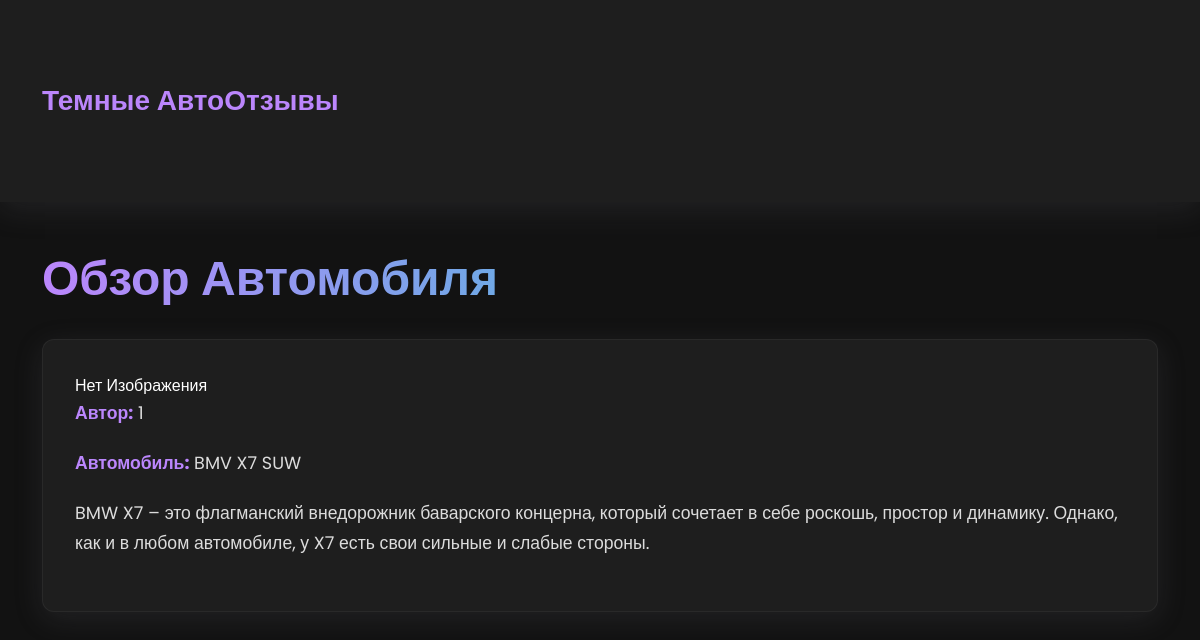
The page /car_review/1/ on the database its author committed.
### test_project/models.py (models this page shows, shortened)
class CarReview(models.Model):
    contents = models.TextField(default=0)  # Текст обзора
    likes = models.IntegerField(default=0)
    dislikes = models.IntegerField(default=0)
    author_id = models.IntegerField(default=0)  # ID пользователя, который написал обзор
    car = models.ForeignKey(Car, on_delete=models.DO_NOTHING, null=True)  # ID авто, к которому относится обзор

class Car(models.Model):
    description = models.CharField(max_length=255, blank=True, null=True)  # Описание авто
    car_brand = models.CharField(max_length=255)  # Марка авто
    car_body = models.CharField(max_length=255)  # Кузов авто
    horse_power = models.IntegerField()  # Количество лошадей
    car_drive = models.CharField(max_length=255)  # Привод авто
    tax = models.FloatField(default=0)  # Налог авто
    user = models.CharField(max_length=255)  # Пользователь, который создал

### test_project/views.py (the view)
# urls.py: path('car_review/<int:review_id>/', views.car_review_detail, name='car_review_detail'),
def car_review_detail(request, review_id):
    review = get_object_or_404(CarReview, pk=review_id)
    return render(request, 'car_review_detail.html', {'review': review})

### templates/car_review_detail.html (shortened to what this page needs)
<!DOCTYPE html>
<html lang="en">
<head>
    <link href="https://cdn.jsdelivr.net/npm/bootstrap@5.3.2/dist/css/bootstrap.min.css" rel="stylesheet">
</head>
<body>
    <nav class="navbar navbar-expand-lg navbar-dark">
        <div class="container">
            <a class="navbar-brand" href="#">Темные АвтоОтзывы</a>
        </div>
    </nav>
    <div class="container">
        <h1 class="car-list-title">Обзор Автомобиля</h1>
        {% if review %}
            <div class="review-item">
                {% if review.car.image %}
                    <img src="" alt="{{ review.car.car_brand }} {{ review.car.car_body }}"
                         class="car-card-extra-image">
                {% else %}
                    <div>Нет Изображения</div>
                {% endif %}
                <p><strong>Автор:</strong> {{ review.author_id }}</p>
                <p><strong>Автомобиль:</strong> {{ review.car.car_brand }} {{ review.car.car_body }}</p>
                <p>{{ review.contents }}</p>
            </div>
        {% else %}
            <p>Отзывов пока нет.</p>
        {% endif %}
    </div>
</body>
</html>

### templates/car_review_detail.html (style rules this page uses)
:root { --body-bg: #121212; --primary: #bb86fc; --secondary: #03dac6; --text-color: #ffffff; --border-radius: 0.75rem; --box-shadow: rgba(100, 100, 111, 0.2) 0px 7px 29px 0px; --transition: all 0.3s ease; }
body { font-family: 'Poppins', sans-serif; background-color: var(--body-bg); color: var(--text-color); line-height: 1.7; overflow-x: hidden; }
.navbar { background-color: #1e1e1e; padding: 1.5rem 0; box-shadow: var(--box-shadow); }
.navbar-brand { font-size: 1.75rem; font-weight: 600; color: var(--primary); }
.container { margin-top: 3rem; padding-bottom: 3rem; }
.car-list-title { color: var(--primary); text-align: left; font-size: 3rem; font-weight: 600; margin-bottom: 2rem; background: linear-gradient(to right, var(--primary), var(--secondary)); -webkit-background-clip: text; -webkit-text-fill-color: transparent; }
.review-item { background-color: #1e1e1e; border-radius: var(--border-radius); margin-bottom: 2rem; padding: 2rem; box-shadow: var(--box-shadow); transition: var(--transition); border: 1px solid rgba(255, 255, 255, 0.05); }
.review-item p { font-size: 1.1rem; margin-bottom: 1.25rem; color: #dcdcdc; }
.review-item strong { color: var(--primary); }

### rows shown on the page
CarReview: author_id "1", car.car_brand "BMV X7", car.car_body "SUW", contents "BMW X7 – это флагманский внедорожник баварского концерна, который сочетает в себе роскошь, простор и динамику. Однако, как и в любом автомобиле, у X7 есть свои сильные и слабые стороны."
